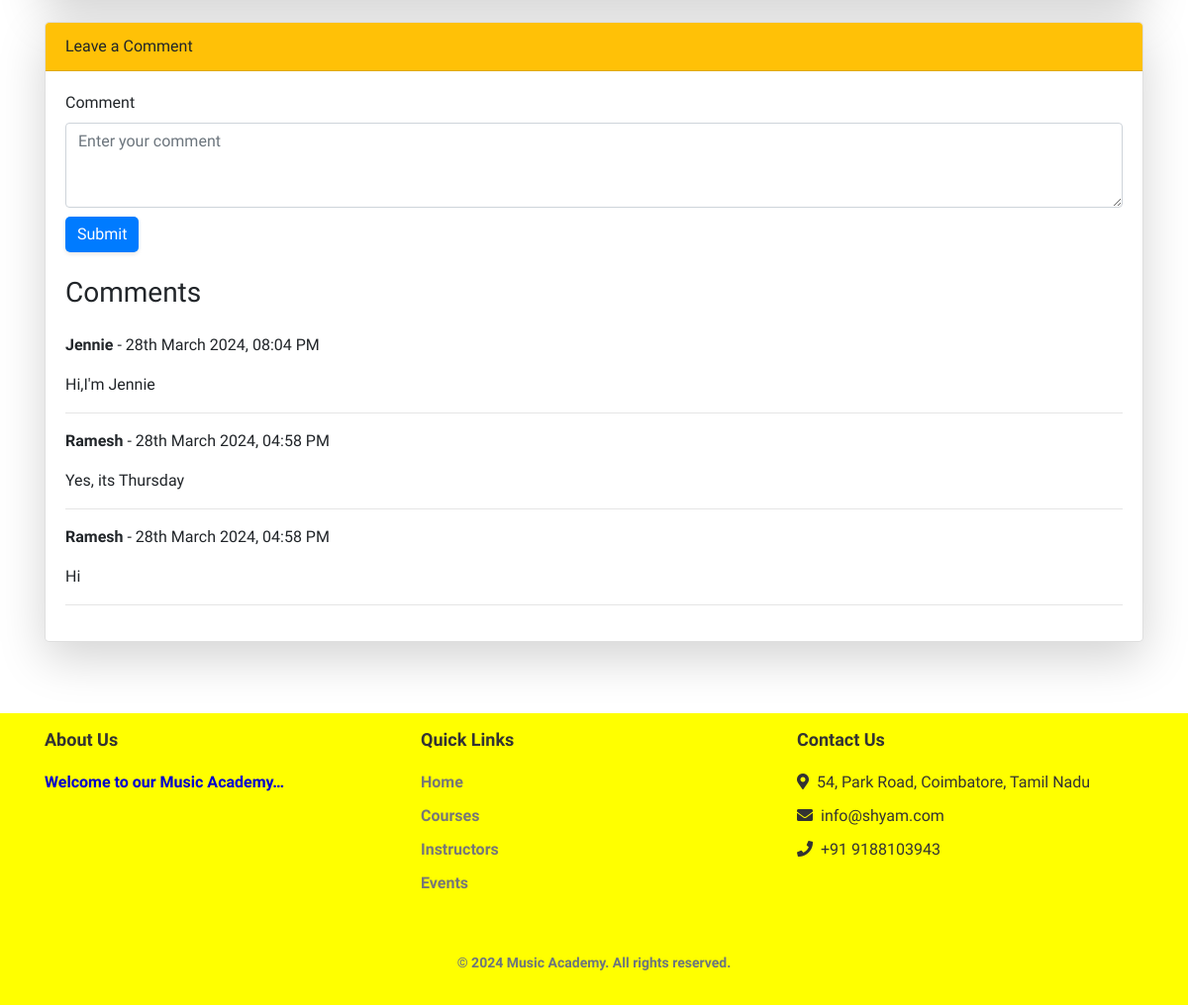
Page /class_details.php?class_id=21 (signed in, lower part) on the earlier database version.
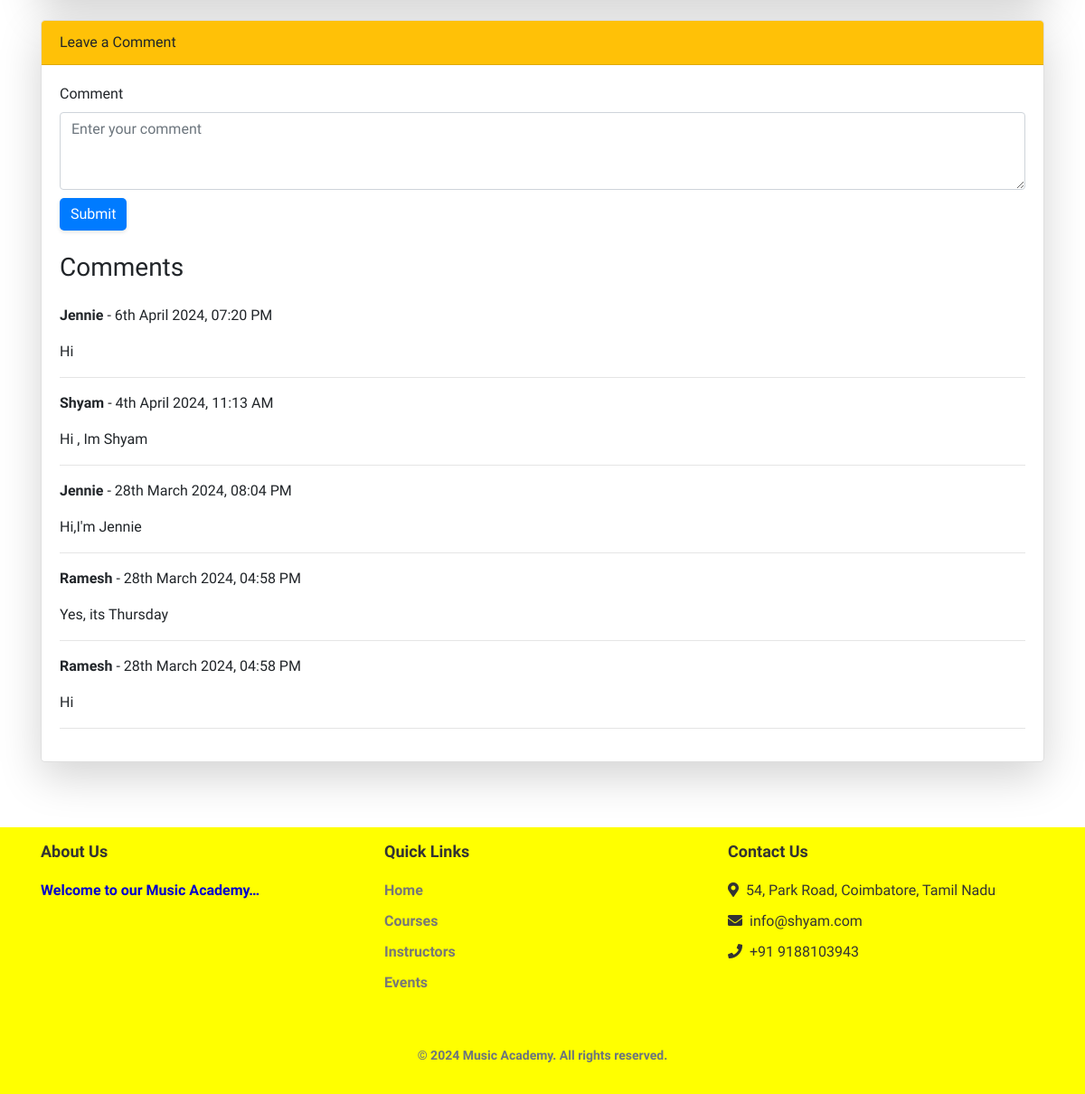
Same page on the later database version.
### tables this page shows
CREATE TABLE `class_comments` (
  `comment_id` int(11) NOT NULL,
  `user_parent_id` int(11) DEFAULT NULL,
  `class_parent_id` int(11) DEFAULT NULL,
  `comment` text DEFAULT NULL,
  `created_at` datetime NOT NULL DEFAULT current_timestamp(),
  `comment_status` enum('Active','Inactive') NOT NULL DEFAULT 'Active'
);

CREATE TABLE `users` (
  `user_id` int(11) NOT NULL,
  `user_name` varchar(255) NOT NULL,
  `user_password` varchar(255) NOT NULL,
  `user_type` enum('Student','Teacher','None') NOT NULL DEFAULT 'None',
  `user_status` enum('Active','Inactive') NOT NULL
);

### class_details.php (the view, shortened to what this page needs)
<?php
require_once 'includes/header.php';
require_once 'includes/config.php';
if (isset($_GET['class_id'])) {
    $class_id = $_GET['class_id'];
} else {
    echo "Class ID is not provided.";
    exit();
}
?>
<main class="custom-main">
    <div class="container mt-5">
            <?php
                $comment_query = "SELECT u.user_name, cc.comment, cc.created_at FROM class_comments cc
                                INNER JOIN users u ON cc.user_parent_id = u.user_id
                                WHERE cc.class_parent_id = :class_id
                                ORDER BY cc.created_at DESC";
                $comment_stmt = $db->prepare($comment_query);
                $comment_stmt->bindParam(':class_id', $class_id);
                $comment_stmt->execute();
                $comments = $comment_stmt->fetchAll(PDO::FETCH_ASSOC);
            ?>
            <div class="card mb-4 border-1 rounded-lg shadow-lg">
                <div class="card-header bg-warning text-black rounded-top">
                    Leave a Comment
                </div>
                <div class="card-body">
                    <form id="class-comment" method="post">
                        <div class="form-group">
                            <label for="comment">Comment</label>
                            <textarea class="form-control" id="comment" name="comment" rows="3" placeholder="Enter your comment"></textarea>
                        </div>
                        <button type="submit" class="btn btn-primary" id="submit-comment">Submit</button>
                    </form>
                    <span>&nbsp;</span><h3>Comments</h3>
                    <div class="mt-4">
                        <?php if (!empty($comments)) { ?>
                            <?php foreach ($comments as $comment) : ?>
                                <p><strong><?php echo $comment['user_name']; ?></strong> - <?php echo date('jS F Y, h:i A', strtotime($comment['created_at'])); ?></p>
                                <p><?php echo $comment['comment']; ?></p>
                                <hr>
                            <?php endforeach; ?>
                        <?php } else { ?>
                            <div class="alert alert-info text-center no-comments" role="alert">
                                No comments yet.
                            </div>
                        <?php } ?>
                    </div>
                </div>
            </div>
        </div>
    </main>
    <span>&nbsp;</span>
<?php require_once 'includes/footer.php'; ?>

Differences in the rows shown:
added class_comments: users.user_name "Jennie", created_at "6th April 2024, 07:20 PM", comment "Hi"
added class_comments: users.user_name "Shyam", created_at "4th April 2024, 11:13 AM", comment "Hi , Im Shyam"
